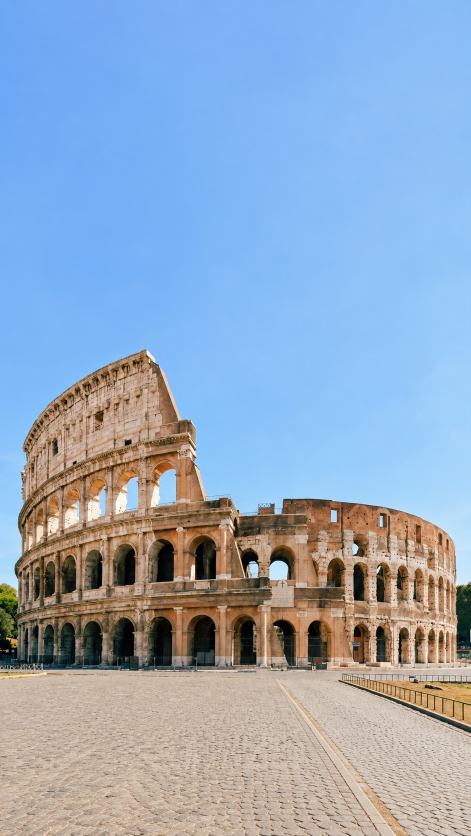
#> input picture apps/traveler/assets/places/colosseum-now.jpg, 941 x 1672 px, found by its file name (shown at 1/2 size)
$ python generate-landing-phone-screens.py
#> lines starting #> are read from the running program, lines starting #| are printed output that depends on the picture; after the words box and inside, x2 and y2 are one past the last pixel; in counts of white or black regions, pixels touching at a corner belong together
#!/usr/bin/env python3
"""Regenerate public/landing/phone-screens/*.jpg (2× 390×844 marketing stills)."""

from __future__ import annotations

import random
from pathlib import Path

from PIL import Image, ImageDraw, ImageEnhance, ImageFont

ROOT = Path(__file__).resolve().parents[1]
OUT = ROOT / "public/landing/phone-screens"
FONT_DIRS = [
    ROOT / "marketing/lemon-squeezy/fonts",
    Path("/tmp/lemon-fonts"),
    Path("/usr/share/fonts/truetype/dejavu"),
]
PHOTO = ROOT / "public/waypoints/pantheon/modern-exterior.jpg"

W, H = 780, 1688
OBSIDIAN = (11, 11, 13)
CHARCOAL = (26, 26, 31)
BONE = (250, 246, 239)
SOFT = (240, 235, 227)
MUTED = (140, 132, 118)
GOLD = (212, 175, 55)
TERRACOTTA = (196, 90, 58)
OLIVE = (111, 128, 84)


def load_font(names: list[str], size: int) -> ImageFont.ImageFont:
    for base in FONT_DIRS:
        if not base.exists():
            continue
        for name in names:
            path = base / name
            if path.exists():
                return ImageFont.truetype(str(path), size)
    return ImageFont.load_default()


def ui(size: int, weight: str = "400") -> ImageFont.ImageFont:
    files = {
        "400": ["dm-sans-latin-400-normal.ttf", "DMSans-Regular.ttf", "DejaVuSans.ttf"],
        "500": ["dm-sans-latin-500-normal.ttf", "DMSans-Medium.ttf", "DejaVuSans.ttf"],
        "700": ["dm-sans-latin-700-normal.ttf", "DMSans-Bold.ttf", "DejaVuSans-Bold.ttf"],
    }[weight]
    return load_font(files, size)


def round_rect(draw: ImageDraw.ImageDraw, box, radius: int, **kwargs) -> None:
    draw.rounded_rectangle(box, radius=radius, **kwargs)


def load_photo(size: tuple[int, int]) -> Image.Image:
    src = PHOTO if PHOTO.exists() else ROOT / "public/landing/threshold/colosseum-now.jpg"
    im = Image.open(src).convert("RGB")
    tw, th = size
    scale = max(tw / im.width, th / im.height)
    nw, nh = int(im.width * scale), int(im.height * scale)
    im = im.resize((nw, nh), Image.Resampling.LANCZOS)
    left = (nw - tw) // 2
    top = max(0, (nh - th) // 3)
    return im.crop((left, top, left + tw, top + th))


def make_journey() -> Path:
    im = Image.new("RGB", (W, H), BONE)
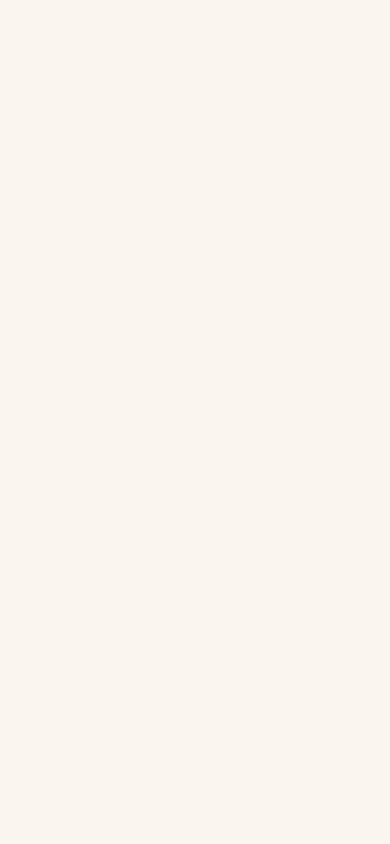
#> im: PIL image 780x1688 RGB (shown at 1/2 size); mean R, G, B 250, 246, 239
    d = ImageDraw.Draw(im)
    d.text((48, 72), "Rome, Italy", font=ui(28, "500"), fill=MUTED)
    d.text((48, 120), "18 stops · your route", font=ui(42, "700"), fill=CHARCOAL)
    card = (40, 200, W - 40, H - 320)
    round_rect(d, card, 36, fill=SOFT)
    stops = [
        (1, "The Colosseum", TERRACOTTA, True),
        (2, "Colosseum interior", TERRACOTTA, False),
        (3, "Arch of Titus", OLIVE, False),
        (4, "Basilica of Maxentius", GOLD, False),
        (5, "Via Sacra", GOLD, False),
        (6, "Temple of Vesta", GOLD, False),
    ]
    pts: list[tuple[int, int]] = []
    for i, (n, title, color, filled) in enumerate(stops):
        y = card[1] + 80 + i * 165
        x = card[0] + 120 if i % 2 == 0 else card[0] + 400
        pts.append((x, y))
        if i:
            d.line([pts[i - 1], (x, y)], fill=(200, 190, 170), width=4)
        r = 28
        fill = color if filled else BONE
        d.ellipse((x - r, y - r, x + r, y + r), fill=fill, outline=color, width=4)
        d.text((x - 8, y - 14), str(n), font=ui(26, "700"), fill=BONE if filled else color)
        d.text((x + 44, y - 16), title, font=ui(26, "500"), fill=CHARCOAL)
#> after the loop, pts = [(160, 280), (440, 445), (160, 610), (440, 775), (160, 940), (440, 1105)]
    d.text((48, H - 280), "Next you'll enable location — then the guided", font=ui(24), fill=MUTED)
    d.text((48, H - 244), "tutorial begins at your first stop.", font=ui(24), fill=MUTED)
    round_rect(d, (48, H - 180, W - 48, H - 80), 40, fill=TERRACOTTA)
    d.text((130, H - 148), "Enable location & begin", font=ui(32, "700"), fill=BONE)
    path = OUT / "journey.jpg"
    im.save(path, "JPEG", quality=92, optimize=True)
    return path


def make_walk() -> Path:
    im = Image.new("RGB", (W, H), OBSIDIAN)
    d = ImageDraw.Draw(im)
    d.text((48, 88), "Walking to", font=ui(26), fill=MUTED)
    d.text((48, 130), "The Pantheon", font=ui(46, "700"), fill=BONE)
    d.text((48, 196), "280 m · 4 min", font=ui(26), fill=MUTED)
    thumb = load_photo((120, 120))
#> in load_photo, im is the input picture: PIL image 941x1672 RGB; mean R, G, B 147.2, 167.7, 191.6
    mask = Image.new("L", (120, 120), 0)
#> mask: PIL image 120x120 L; every value is 0
    ImageDraw.Draw(mask).rounded_rectangle((0, 0, 120, 120), 24, fill=255)
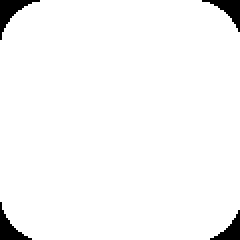
#> mask: PIL image 120x120 L (shown 2 times larger); 96.9% white; 4 black regions, box (x1, y1, x2, y2) and area: (0, 0, 20, 20) 131, (101, 0, 120, 16) 111, (0, 101, 16, 120) 111, (105, 105, 120, 120) 92
    im.paste(thumb, (W - 168, 100), mask)
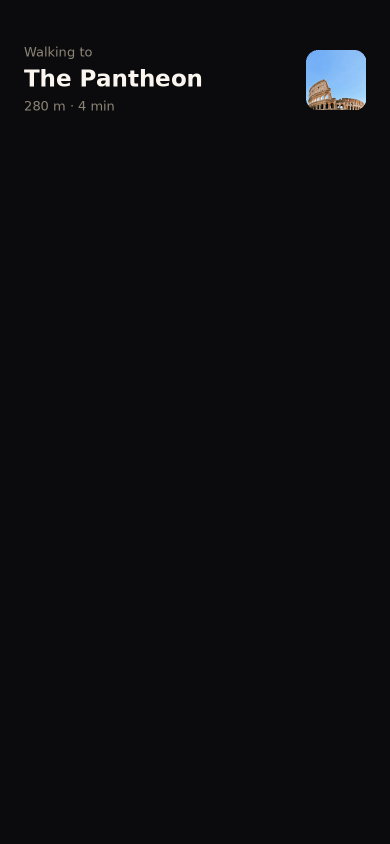
#> im: PIL image 780x1688 RGB (shown at 1/2 size); mean R, G, B 13.5, 13.8, 16.1
    round_rect(d, (48, 250, W - 48, 330), 40, fill=CHARCOAL)
    round_rect(d, (W // 2 + 8, 258, W - 56, 322), 32, fill=(45, 42, 38))
    d.text((140, 272), "Map", font=ui(28), fill=MUTED)
    d.text((W // 2 + 80, 272), "Steps", font=ui(28, "700"), fill=BONE)
    y = 370
    for n, title, dist in [
        ("1", "Continue along Via del Seminario", "120 m"),
        ("2", "Cross Piazza della Rotonda", "90 m"),
        ("3", "The Pantheon portico is ahead", "70 m"),
    ]:
        round_rect(d, (48, y, W - 48, y + 150), 28, fill=(28, 28, 32))
        d.ellipse((72, y + 48, 126, y + 102), outline=MUTED, width=3)
        d.text((90, y + 58), n, font=ui(28, "700"), fill=MUTED)
        d.text((148, y + 42), title, font=ui(28), fill=BONE)
        d.text((148, y + 90), dist, font=ui(24), fill=MUTED)
        y += 170
#> after the loop, y = 880
    d.text((64, H - 220), "Pause walk", font=ui(26), fill=MUTED)
    d.text((W - 220, H - 220), "I'm here", font=ui(26), fill=MUTED)
    for i, x in enumerate([120, 280, 440, 600]):
        round_rect(d, (x, H - 90, x + 90, H - 70), 8, fill=GOLD if i == 0 else (50, 50, 55))
    path = OUT / "walk-pantheon.jpg"
    im.save(path, "JPEG", quality=92, optimize=True)
    return path


def make_listen() -> Path:
    im = Image.new("RGB", (W, H), OBSIDIAN)
    photo = ImageEnhance.Brightness(load_photo((W, int(H * 0.58)))).enhance(0.88)
#> call 2 of load_photo, with size = (780, 979)
#> in load_photo (call 2), `return im.crop((left, top, left + tw, top + th))`:
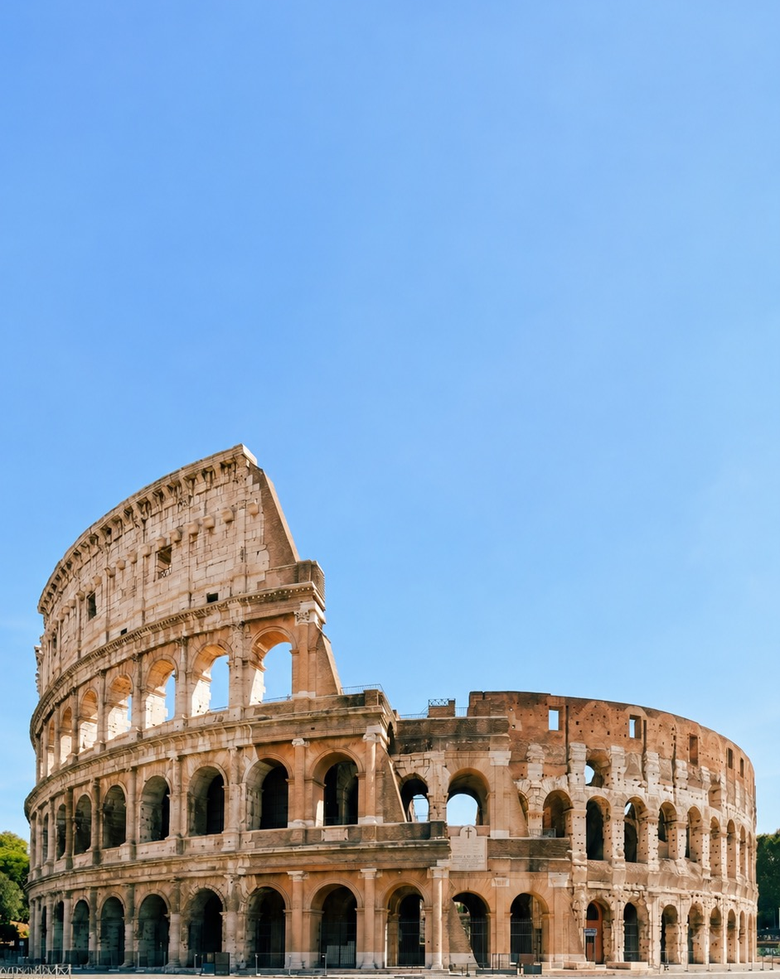
#> returned value: PIL image 780x979 RGB; mean R, G, B 136.5, 163.2, 192.7
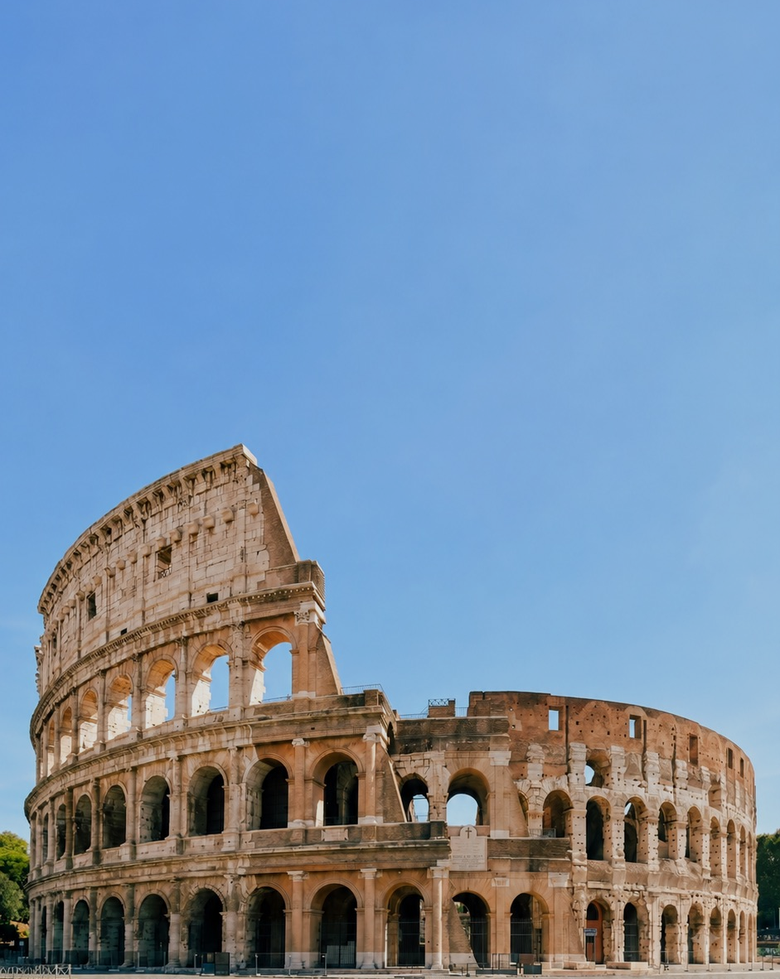
#> photo: PIL image 780x979 RGB; mean R, G, B 119.7, 143.1, 169.1
    im.paste(photo, (0, 0))
#> im: PIL image 780x1688 RGB
    grad = Image.new("RGBA", (W, int(H * 0.58)), (0, 0, 0, 0))
#> grad: PIL image 780x979 RGBA; every value is 0
    gd = ImageDraw.Draw(grad)
    for i in range(200):
        a = int(230 * (i / 200))
        gd.rectangle(
            (0, int(H * 0.58) - 200 + i, W, int(H * 0.58) - 199 + i),
            fill=(11, 11, 13, a),
        )
    im.paste(grad, (0, 0), grad)
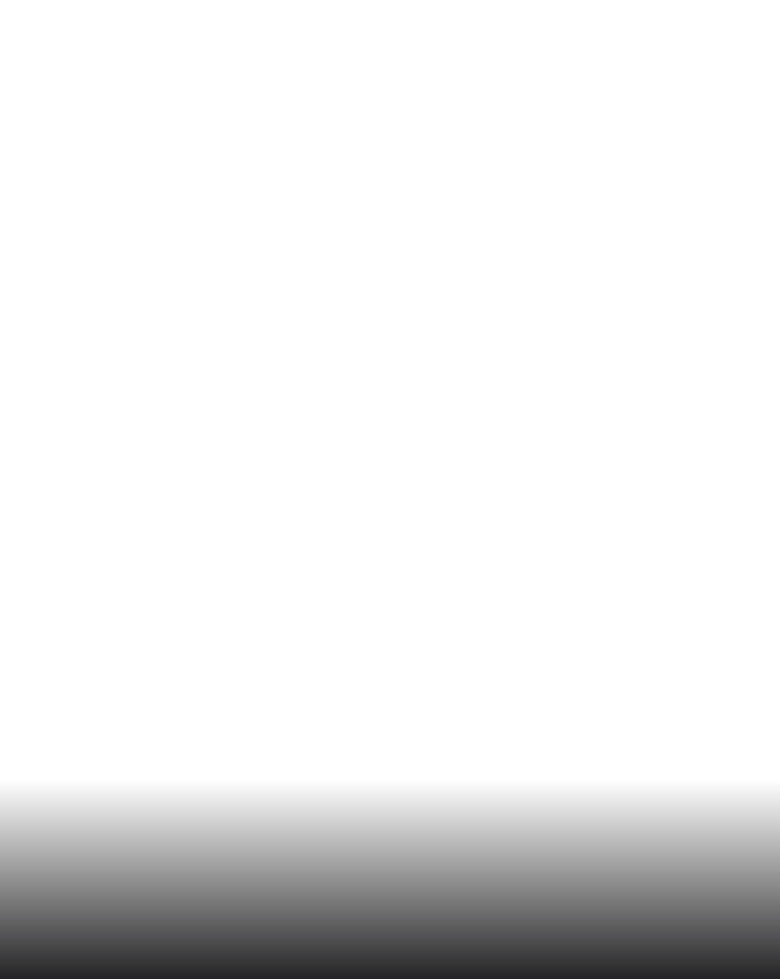
#> grad: PIL image 780x979 RGBA; mean R, G, B, A 2.2, 2.2, 2.7, 23.3; transparent parts drawn white
    d = ImageDraw.Draw(im)
    d.text((48, 80), "Free preview · Pantheon", font=ui(26, "500"), fill=GOLD)
    d.text((48, int(H * 0.30)), "The Pantheon", font=ui(50, "700"), fill=BONE)
    d.text(
        (48, int(H * 0.30) + 70),
        "Two thousand years of sky through one opening.",
        font=ui(26),
        fill=SOFT,
    )
    round_rect(d, (W // 2 - 190, int(H * 0.47), W // 2 + 190, int(H * 0.47) + 68), 34, fill=(18, 16, 14))
    d.text((W // 2 - 148, int(H * 0.47) + 18), "Press & hold to reveal", font=ui(24, "500"), fill=BONE)
    panel_y = int(H * 0.58)
    d.rectangle((0, panel_y, W, H), fill=(22, 22, 26))
    d.text((64, panel_y + 40), "Audio", font=ui(30, "700"), fill=BONE)
    d.text((200, panel_y + 40), "Read instead", font=ui(28), fill=MUTED)
    d.text((64, panel_y + 100), "Chapter 1 of 4 · The Pantheon — Exterior", font=ui(24), fill=MUTED)
    random.seed(3)
    wx0, wy = 64, panel_y + 160
    for i in range(48):
        bar_h = random.randint(20, 90)
        color = GOLD if i < 6 else (70, 70, 75)
        d.rectangle((wx0 + i * 13, wy + 50 - bar_h // 2, wx0 + i * 13 + 6, wy + 50 + bar_h // 2), fill=color)
    d.text((64, panel_y + 250), "0:03", font=ui(22), fill=MUTED)
    d.text((W - 120, panel_y + 250), "3:57", font=ui(22), fill=MUTED)
    cx, cy = W // 2, panel_y + 380
    d.ellipse((cx - 56, cy - 56, cx + 56, cy + 56), fill=OLIVE)
    d.polygon([(cx - 14, cy - 24), (cx - 14, cy + 24), (cx + 28, cy)], fill=OBSIDIAN)
    round_rect(d, (120, H - 140, W - 120, H - 70), 40, fill=CHARCOAL)
    d.text((W // 2 - 100, H - 118), "See the full tour →", font=ui(28), fill=BONE)
    path = OUT / "listen-pantheon.jpg"
    im.save(path, "JPEG", quality=92, optimize=True)
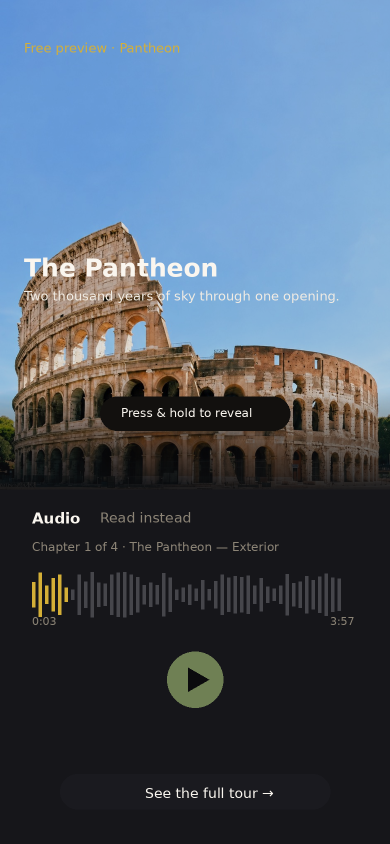
#> saved as listen-pantheon.jpg: PIL image 780x1688 RGB (shown at 1/2 size); mean R, G, B 75.9, 90.4, 107.4
    return path


def main() -> None:
    OUT.mkdir(parents=True, exist_ok=True)
    for path in (make_journey(), make_walk(), make_listen()):
        print("wrote", path)


if __name__ == "__main__":
    main()
